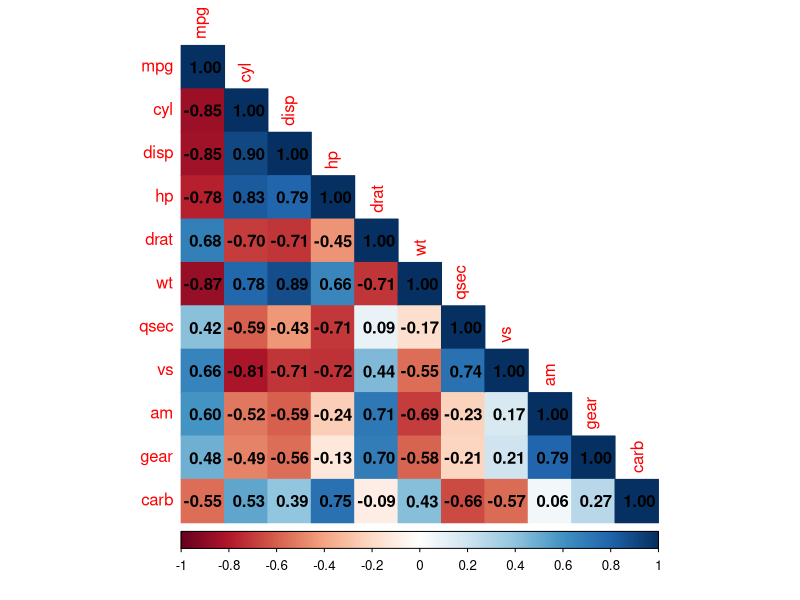
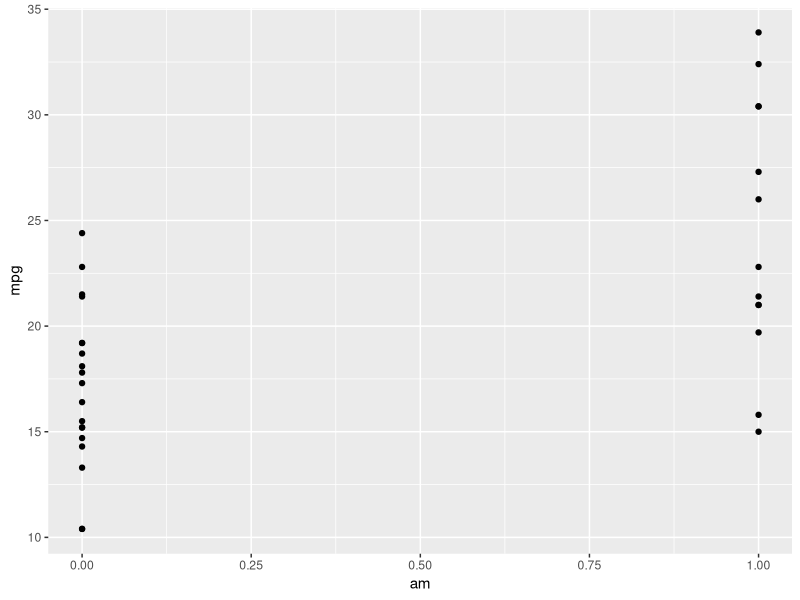
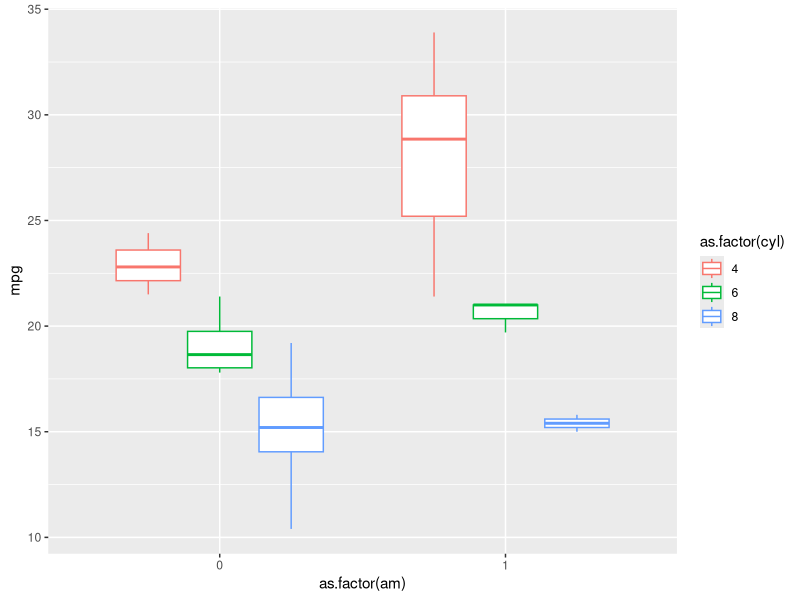
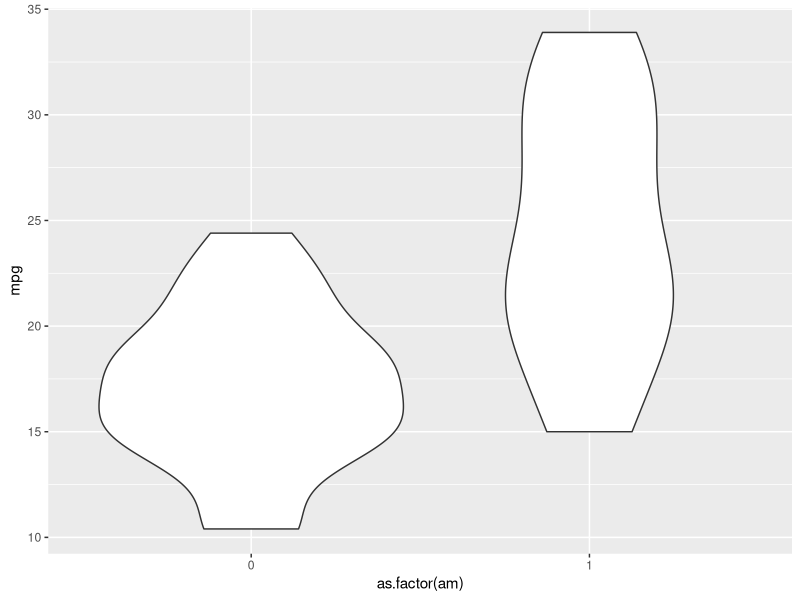
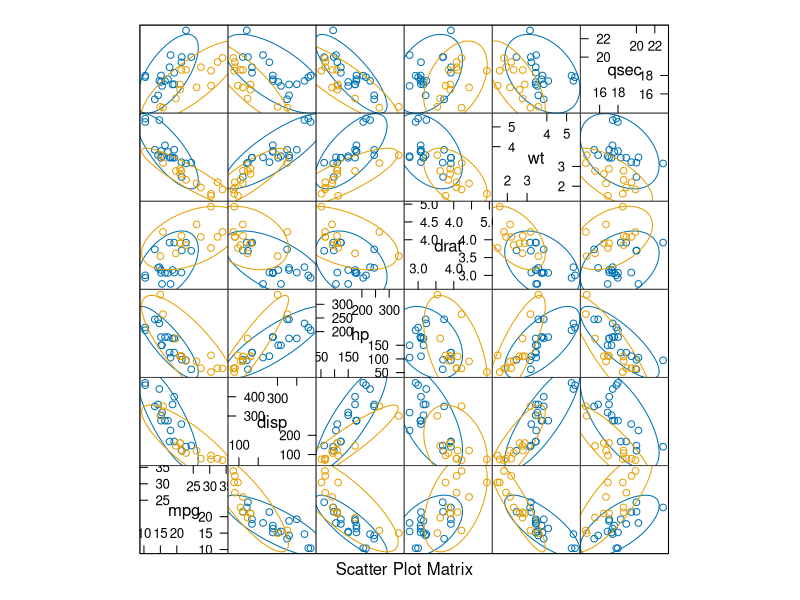
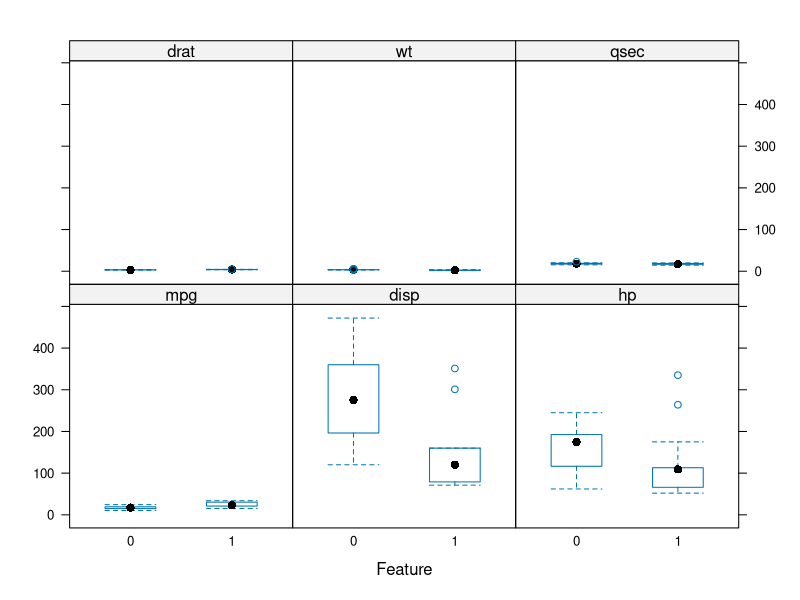
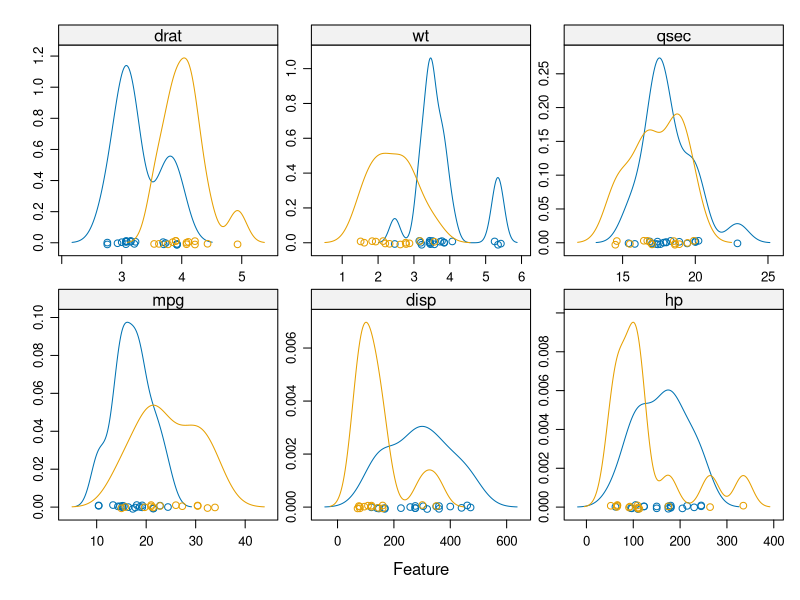
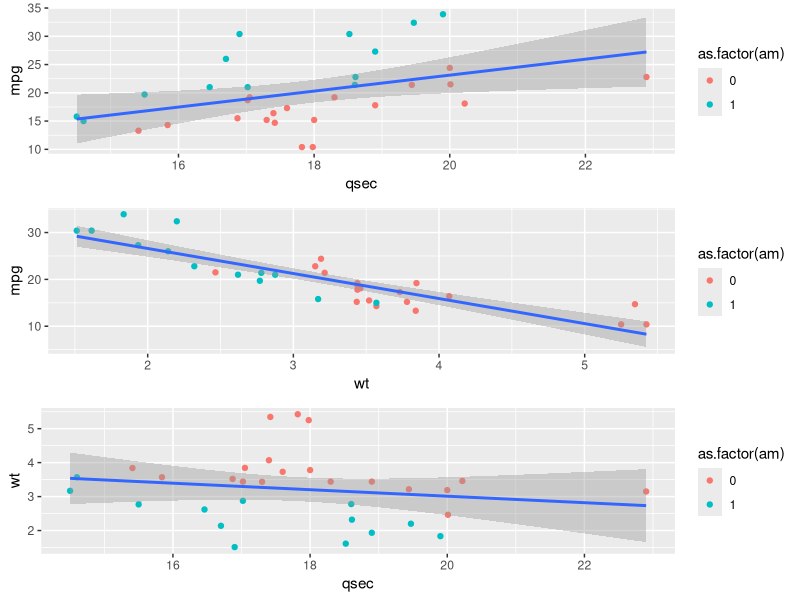

Generate these figures, in order, with R: (Note: this script raises an error after producing the figures.)
library(corrplot)
library(Hmisc)
library(gridExtra)
library(dplyr)
library(ggplot2)
library(VGAM)
library(caret)


cars <- tbl_df(mtcars) 

# Split continuous and discrete variables
x <- cars %>% dplyr::select(mpg, disp, hp, drat, wt, qsec)
y <- cars %>% dplyr::select(cyl, vs, am, gear, carb) %>%
        mutate_all(funs(as.factor))
 

summary(cars)
describe(cars)

# Correlation plot to detect collinearity
corrplot(cor(cars), method="color", type="lower", addCoef.col = "black")

# Percentage of automatic/manual transmissions
percentage <- prop.table(table(cars$am)) *100
cbind(freq  = table(cars$am), percentage = percentage)

# Plot am vs mpg. 
p1 <- ggplot(cars, aes(am,mpg)) + geom_point()
print(p1)

# Boxplot mpg according to am
p2 <- ggplot(cars, aes(as.factor(am), mpg)) + geom_boxplot(aes(colour= as.factor(cyl)))
print(p2)

# Violin Plot
p3 <- ggplot(cars, aes(as.factor(am), mpg)) + geom_violin()
print(p3)



# Feature plots: group by am
obj1 <-featurePlot(x, y$am, plot="ellipse")
print(obj1)
obj2 <-featurePlot(x, y$am, plot="box")
print(obj2)
scales <- list(x  =list(relation = "free"), y=list(relation = "free"))
obj3 <-featurePlot(x, y$am, plot="density", scales= scales)
print(obj3)

# 
p11 <- ggplot(cars, aes(qsec, mpg)) + 
        geom_point(aes(colour= as.factor(am))) +
        geom_smooth(method = "lm")
p12 <- ggplot(cars, aes(wt, mpg)) +
        geom_point(aes(colour= as.factor(am))) + 
        geom_smooth(method = "lm")
p13 <- ggplot(cars, aes(qsec, wt)) + 
        geom_point(aes(colour= as.factor(am))) +
        geom_smooth(method = "lm")
grid.arrange(p11, p12, p13, nrow=3)
# g_legend<-function(a.gplot){
#         tmp <- ggplot_gtable(ggplot_build(a.gplot))
#         leg <- which(sapply(tmp$grobs, function(x) x$name) == "guide-box")
#         legend <- tmp$grobs[[leg]]
#         return(legend)}
# legend <- g_legend(p13)
# lwidth <- sum(legend$width)
# ## using grid.arrange for convenience
# ## could also manually push viewports
# grid.arrange(arrangeGrob(p11 + theme(legend.position="none"),
#                          p12 + theme(legend.position="none"),
#                          p13 + theme(legend.position="none"),
#                          main ="Variable Name",
#                          left = "Value"),
#              legend, 
#              widths=unit.c(unit(1, "npc") - lwidth, lwidth), nrow=1)





# Feature plots: group by cyl
obj2 <-featurePlot(x, y$cyl, plot="ellipse")
print(obj2)

#fit.lm <- lm(mpg ~ . -cyl-vs-carb-gear-drat-disp-hp , data=cars)
 

fit.lm <- lm(mpg ~  . + wt:am  , data = mtcars)
# step-wise search using BIC
fit.lm <-step(fit.lm, k = log(nrow(cars)))


summary(fit.lm)
anova(fit.lm)
vif(fit.lm)
par(mfrow = c(2, 2)); plot(fit.lm)

e <- resid(fit.lm)
p5 <- ggplot(cars, aes(wt,e, colour= as.factor(am))) + geom_point()
p6<- ggplot(cars, aes(qsec,e, colour= as.factor(am))) + geom_point()
grid.arrange(p5, p6, nrow=2)
